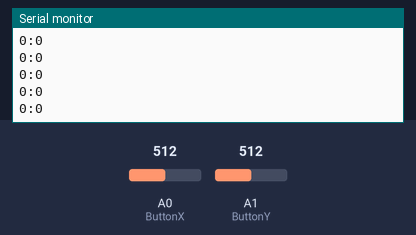
A sketch run on a simulated Arduino Uno, built with avr-gcc and run on an emulated ATmega328P. Shown: the last lines printed to the serial monitor. The test bench sets the inputs (shaded band); at power-on: A0 (ButtonX) = 512, A1 (ButtonY) = 512.

Above: at 11.2 s.
11.3 s: A0 (ButtonX) set to 716
At 11.32 s:
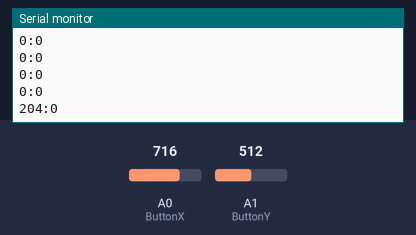
12.8 s: A1 (ButtonY) set to 716
At 12.83 s:
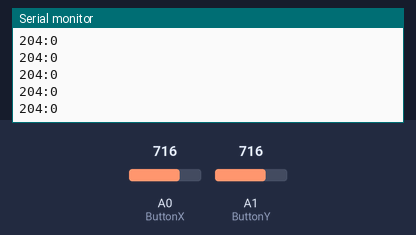
14.3 s: A0 (ButtonX) set to 900
At 14.35 s:
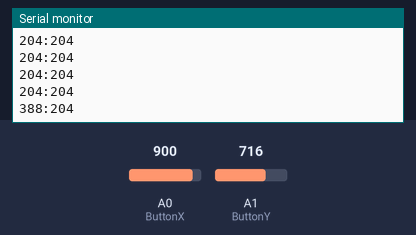
15.8 s: A1 (ButtonY) set to 900
At 15.87 s:
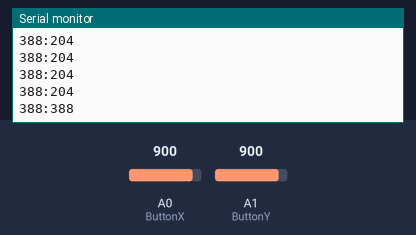
Timing chart, 0 to 18.3 s (numbered marks = the images above; inputs shaded):
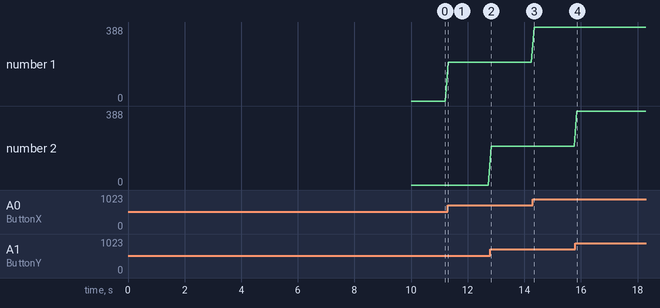

The sketch:

joyArduino.ino
```cpp
#define ButtonX A0 //0 would also work
#define ButtonY A1 //1 would also work
const long CALIBRATION_TIME = 10000;

long ellapsed;
int maxX=0,maxY=0,minX=1024,minY=1024;

void setup() {
   Serial.begin (9600);
   ellapsed=millis();

   //Serial.println("Callibrating for still position");
   //Calibração – máximos e mínimos em repouso
   while ((millis()-ellapsed)<CALIBRATION_TIME){
   // X e Y are local
     int X = analogRead(ButtonX);
     int Y = analogRead(ButtonY);
     if (X>maxX) maxX=X;
     if (X<minX) minX=X;
     if (Y>maxY) maxY=Y;
     if (Y<minY) minY=Y;
   }
   //Serial.println("End of Callibration");
 }

void loop() {
   if (millis()-ellapsed>100){
     int X = analogRead(ButtonX);
     int Y = analogRead(ButtonY);
     int XSend=0, YSend=0;

     ellapsed=millis();

     if ((X<minX) || (X>maxX))
      XSend=X-512;

     if ((Y<minY) || (Y>maxY))
      YSend=Y-512;

     Serial.println(String(XSend)+":"+String(YSend));
   }
}
```

Measured:
- after the input at 11.3 s, the serial monitor: prints a new line at once (image 1)
- after the input at 14.3 s, the serial monitor: prints a new line after 0.05 s (image 3)
- after the input at 15.8 s, the serial monitor: prints a new line after 0.06 s (image 4)
- plotted number 1: 0 → 204 after the input at 11.3 s, 204 → 388 after the input at 14.3 s
